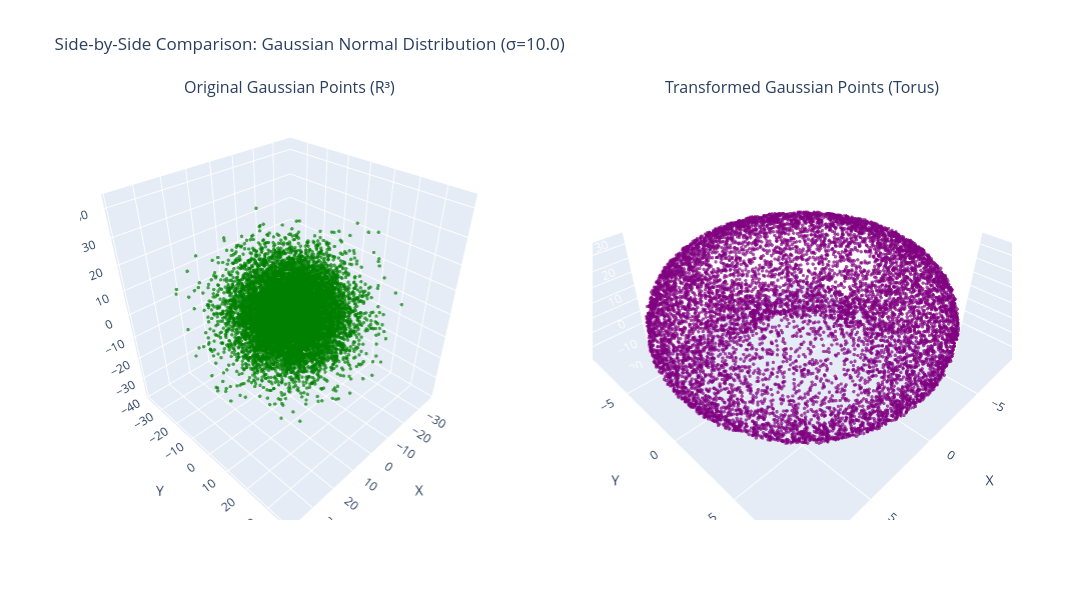

Write notebook code for a chart like this one.
### Code cell
# Create side-by-side comparison for Gaussian points
fig_gaussian_compare = make_subplots(
    rows=1, cols=2,
    specs=[[{'type': 'scatter3d'}, {'type': 'scatter3d'}]],
    subplot_titles=('Original Gaussian Points (R³)', 'Transformed Gaussian Points (Torus)'),
    horizontal_spacing=0.1
)

# Original Gaussian points
fig_gaussian_compare.add_trace(
    go.Scatter3d(
        x=x_gaussian,
        y=y_gaussian,
        z=z_gaussian,
        mode='markers',
        marker=dict(size=2, color='green', opacity=0.7),
        name='Original Gaussian',
        showlegend=False
    ),
    row=1, col=1
)

# Transformed Gaussian points
fig_gaussian_compare.add_trace(
    go.Scatter3d(
        x=x_gaussian_transformed,
        y=y_gaussian_transformed,
        z=z_gaussian_transformed,
        mode='markers',
        marker=dict(size=2, color='purple', opacity=0.7),
        name='Transformed Gaussian',
        showlegend=False
    ),
    row=1, col=2
)

# Update layout for side-by-side view
fig_gaussian_compare.update_layout(
    title=f'Side-by-Side Comparison: Gaussian Normal Distribution (σ={std_dev})',
    width=1200,
    height=600,
    scene=dict(
        xaxis_title='X',
        yaxis_title='Y',
        zaxis_title='Z'
    ),
    scene2=dict(
        xaxis_title='X',
        yaxis_title='Y',
        zaxis_title='Z'
    )
)

fig_gaussian_compare.show()

### Figure 1 — Plotly figure (JSON) as saved in the notebook; plotly's stock layout.template omitted (floating-point values rounded to 4 significant figures; data arrays with more than 128 entries replaced by an {"elided": "..."} marker saying what was removed)
{"data": [{"marker": {"color": "green", "opacity": 0.7, "size": 2}, "mode": "markers", "name": "Original Gaussian", "scene": "scene", "showlegend": false, "type": "scatter3d", "x": {"elided": "10000 float values"}, "y": {"elided": "10000 float values"}, "z": {"elided": "10000 float values"}}, {"marker": {"color": "purple", "opacity": 0.7, "size": 2}, "mode": "markers", "name": "Transformed Gaussian", "scene": "scene2", "showlegend": false, "type": "scatter3d", "x": {"elided": "10000 float values"}, "y": {"elided": "10000 float values"}, "z": {"elided": "10000 float values"}}], "layout": {"annotations": [{"font": {"size": 16}, "showarrow": false, "text": "Original Gaussian Points (R³)", "x": 0.225, "xanchor": "center", "xref": "paper", "y": 1, "yanchor": "bottom", "yref": "paper"}, {"font": {"size": 16}, "showarrow": false, "text": "Transformed Gaussian Points (Torus)", "x": 0.775, "xanchor": "center", "xref": "paper", "y": 1, "yanchor": "bottom", "yref": "paper"}], "height": 600, "scene": {"domain": {"x": [0, 0.45], "y": [0, 1]}, "xaxis": {"title": {"text": "X"}}, "yaxis": {"title": {"text": "Y"}}, "zaxis": {"title": {"text": "Z"}}}, "scene2": {"domain": {"x": [0.55, 1], "y": [0, 1]}, "xaxis": {"title": {"text": "X"}}, "yaxis": {"title": {"text": "Y"}}, "zaxis": {"title": {"text": "Z"}}}, "title": {"text": "Side-by-Side Comparison: Gaussian Normal Distribution (σ=10.0)"}, "width": 1200}}
